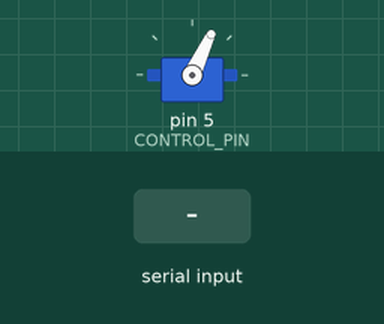
This sketch was run on a simulated Arduino Uno, built with avr-gcc and run on an emulated ATmega328P. Parts: servo. The inputs (shaded band) are chosen by the test bench.

Above: at 1.2 s.
1.3 s: "1" received over Serial
At 1.37 s:
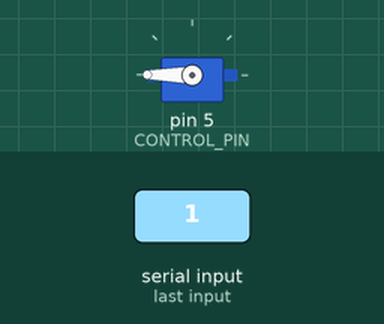
Timing chart, 0 to 4.3 s (numbered marks = the images above; inputs shaded):
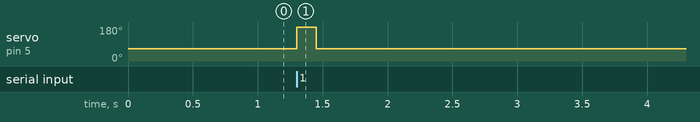

The sketch:

arduino.ino
```cpp
#include <Servo.h>
#define CONTROL_PIN 5

int default_state = 65;

int wait_time = 500;

Servo my_servo;

void deploy() {
    my_servo.write(180);
    delay(150);
    my_servo.write(default_state);
}

void setup() {
    Serial.begin(9600);
    my_servo.attach(CONTROL_PIN);
    my_servo.write(default_state);
}

void loop() {
    int result = Serial.read();
    if (result == '1') {
        deploy();
    }
}
```

Measured:
- after the input at 1.3 s, servo on pin 5 (CONTROL_PIN): 65° → 180° at once, → 65° 0.15 s later
